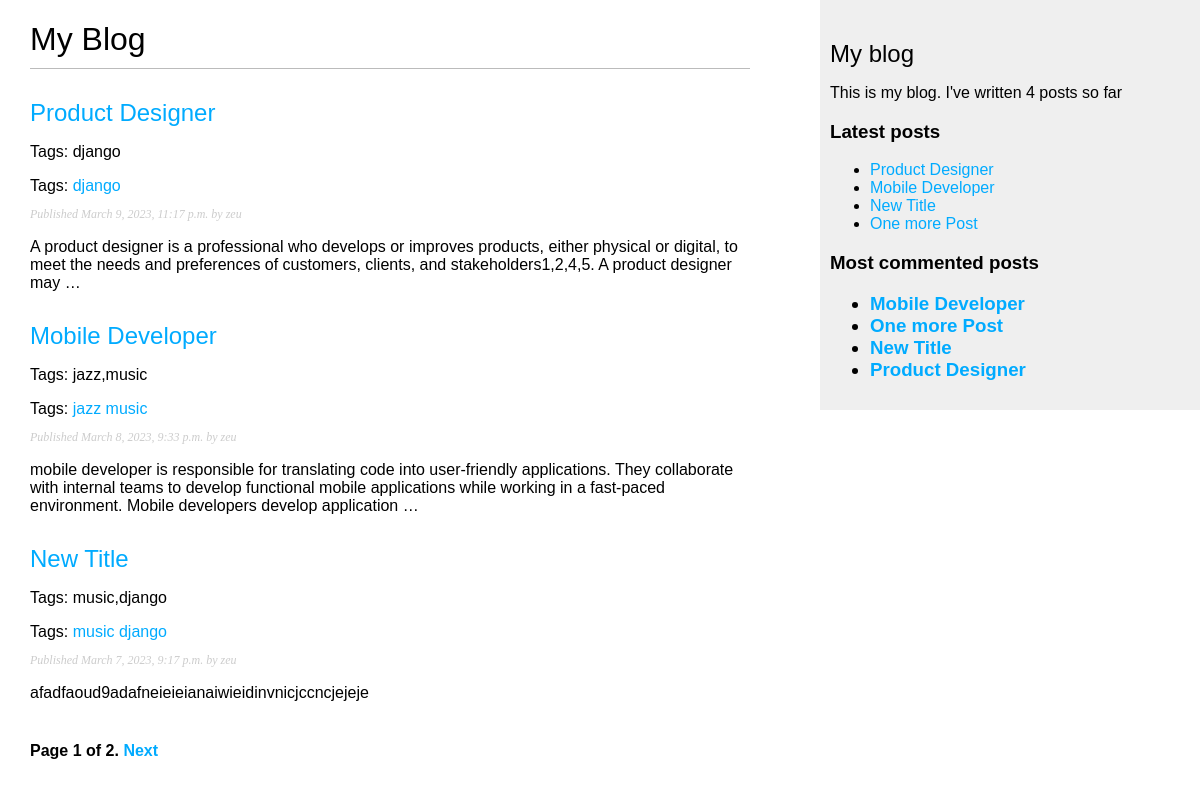
The page / on the database its author committed.
### meleapp/models.py (models this page shows, shortened)
class Post(models.Model):
    class Status(models.TextChoices):
        DRAFT= 'DF', "Draft"
        PUBLISHED= 'PB', 'Published'
    title= models.CharField(max_length=250)
    author=models.ForeignKey(User, on_delete=models.CASCADE, related_name='blog_posts')
    slug= models.SlugField(max_length=250, unique_for_date='publish')
    body= models.TextField()
    publish= models.DateTimeField(default=timezone.now)
    created= models.DateTimeField(auto_now_add=True)
    updated=models.DateTimeField(auto_now=True)
    status= models.CharField(max_length=2, choices=Status.choices,
                             default=Status.DRAFT)
    tags= TaggableManager()
    objects=models.Manager()
    published=PublishedManager()
    class Meta:
        ordering=['-publish']
        indexes = [
            models.Index(fields=['-publish']),
        ]
    def get_absolute_url(self):
        return reverse('blog:post_detail',
                       args=[self.publish.year,
                             self.publish.month,
                             self.publish.day,
                             self.slug
                            ])

### meleapp/views.py (the view)
# urls.py: path('', views.post_list, name='post_list'),
def post_list(request, tag_slug=None):
    posts=Post.published.all()
    tag= None
    if tag_slug:
        tag= get_object_or_404(Tag, slug=tag_slug)
        post_list= posts.filter(tags__in=[tag])
    paginator= Paginator(posts, 3)
    page_number=request.GET.get('page', 1)
    posts=paginator.page(page_number)
    return render(request, 'meleapp/list.html', {'posts':posts})

### meleapp/models.py (called while the page is built)
    def get_queryset(self):
        return super().get_queryset().filter(status=Post.Status.PUBLISHED)

### meleapp/templatetags/blog_tags.py (called while the page is built)
@register.simple_tag
def total_posts():
    return Post.published.count()

@register.inclusion_tag('meleapp/latest_posts.html')
def show_latest_posts(count=5):
    latest_posts= Post.published.order_by('-publish')[:count]
    return {'latest_posts': latest_posts}

@register.simple_tag
def get_most_commented_posts(count=5):
    return Post.published.annotate(
        total_comments=Count('comments')
    ).order_by('-total_comments')[:count]

### meleapp/templates/meleapp/list.html (shortened to what this page needs)
{% extends "meleapp/base.html" %}
{% block content %}
<h1>My Blog</h1>
{% for post in posts %}
<h2>
<a href="{{ post.get_absolute_url }}">
        {{ post.title }}
    </a>
</h2>
<p class="tags">Tags: {{ post.tags.all|join:"," }}</p>
    Tags:
    {% for tag in post.tags.all %}
        <a href="{% url 'blog:post_list_by_tag' tag.slug%}">{{ tag.name }}</a>
       {% endfor %}
<p class="date">
    Published {{ post.publish }} by {{ post.author }}
</p>
{{ post.body|truncatewords:30|linebreaks }}
    {% endfor %}
    {% include "meleapp/pagination.html" with page=posts %}
{% endblock %}

### meleapp/templates/meleapp/base.html (shortened to what this page needs)
{% load blog_tags %}
{% load static %}
<!DOCTYPE html>
<html>
<head>
    <link href="{% static '/css/main.css' %}" rel="stylesheet">
</head>
<body>
<div id="content">
    {% block content %}
    {% endblock %}
</div>
<div id="sidebar">
    <h2>My blog</h2>
<p>
 This is my blog.
 I've written {% total_posts %} posts so far
 </p>
    <h3>Latest posts</h3>
    {% show_latest_posts %}
    <h3>Most commented posts
    {% get_most_commented_posts as most_commented_posts %}
    <ul>
        {% for post in most_commented_posts %}
        <li>
            <a href="{{ post.get_absolute_url }}">{{ post.title }}</a>
        </li>
        {% endfor %}
    </ul>
</div>
</body>
</html>

### meleapp/templates/meleapp/pagination.html (shortened to what this page needs)
<div class="pagination">
    <span class="step-links">
    <span class="current">
     Page {{ page.number }} of {{ page.paginator.num_pages }}.
     </span>
     {% if page.has_next %}
        <a href="?page={{ page.next_page_number }}">Next</a>
     {% endif %}
    </span>
</div>

### meleapp/templates/meleapp/latest_posts.html
<ul>
    {% for post in latest_posts %}
    <li>
        <a href="{{ post.get_absolute_url }}">{{ post.title }}</a>
    </li>
    {% endfor %}
</ul>

### meleapp/static/css/main.css (style rules this page uses)
body { margin:0; padding:0; font-family:helvetica, sans-serif; }
a { color:#00abff; text-decoration:none; }
h1 { font-weight:normal; border-bottom:1px solid #bbb; padding:0 0 10px 0; }
h2 { font-weight:normal; margin:30px 0 0; }
#content { float:left; width:60%; padding:0 0 0 30px; }
#sidebar { float:right; width:30%; padding:10px; background:#efefef; height:100%; }
p.date { color:#ccc; font-family: georgia, serif; font-size: 12px; font-style: italic; }
.pagination { margin:40px 0; font-weight:bold; }

### rows shown on the page
Post: title "Product Designer", tags.all "django", publish "March 9, 2023, 11:17 p.m.", author "zeu", body "A product designer is a professional who develops or improves products, either physical or digital, to meet the needs and preferences of customers, clients, and stakeholders1,2,4,5. A product designer may …"
Tag: name "django"
Post: title "Mobile Developer", tags.all "jazz,music", publish "March 8, 2023, 9:33 p.m.", author "zeu", body "mobile developer is responsible for translating code into user-friendly applications. They collaborate with internal teams to develop functional mobile applications while working in a fast-paced environment. Mobile developers develop application …"
Tag: name "jazz"
Tag: name "music"
Post: title "New Title", tags.all "music,django", publish "March 7, 2023, 9:17 p.m.", author "zeu", body "afadfaoud9adafneieieianaiwieidinvnicjccncjejeje"
Post: title "One more Post"

### other values the page prints
{{ page.number }} "1"
{{ page.paginator.num_pages }} "2"
